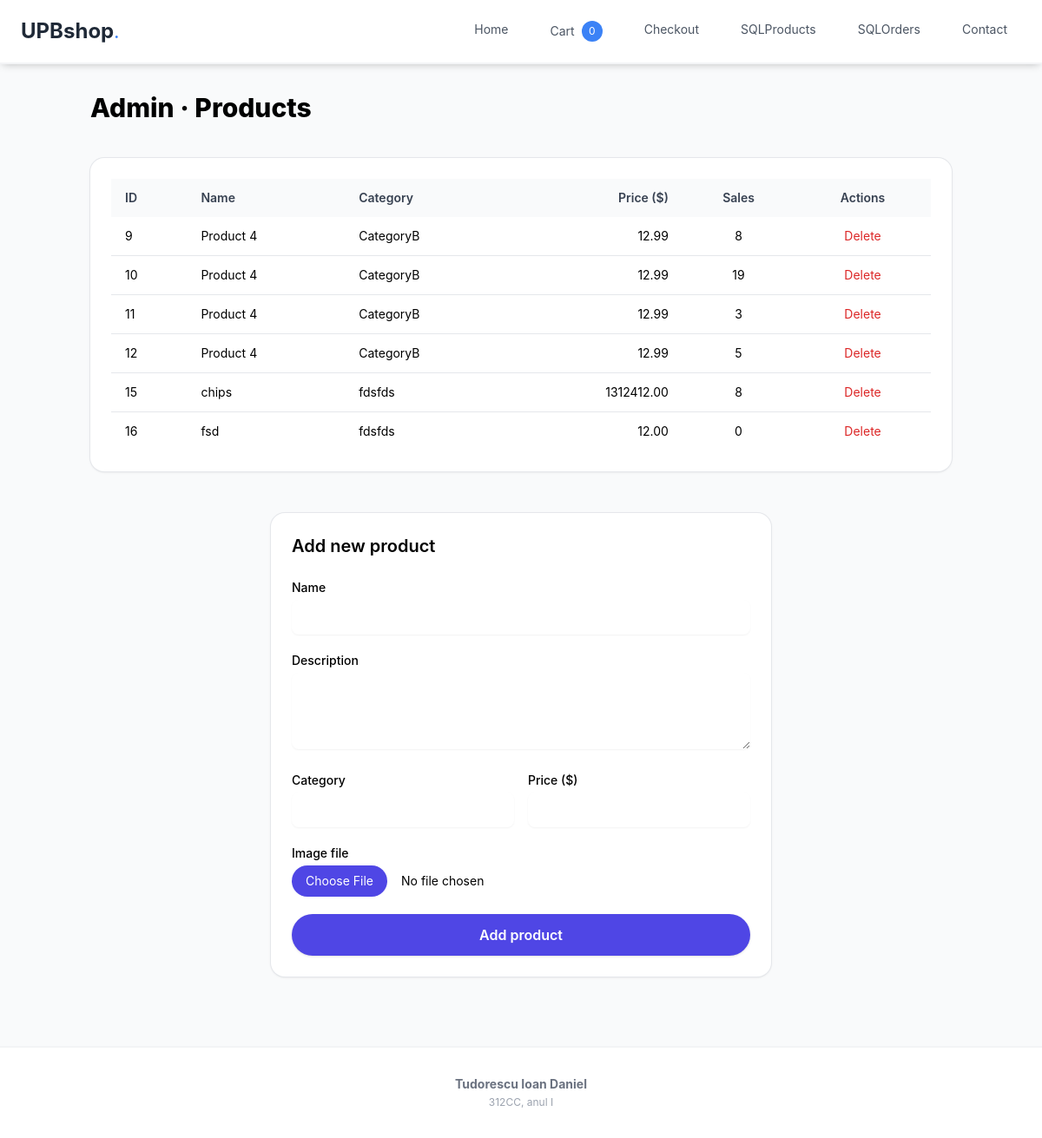
/admin/products, run on the app's committed database.
### index.py (models this page shows)
class Product(db.Model):
    id          = db.Column(db.Integer, primary_key=True)
    name        = db.Column(db.String(80))
    description = db.Column(db.Text)
    price       = db.Column(db.Float)
    category    = db.Column(db.String(40))
    image       = db.Column(db.String(120))
    author      = db.Column(db.String(60))
    sales       = db.Column(db.Integer, default=0)

### index.py (the view)
@app.route("/admin/products")
def admin_products():
    return render_template("admin_products.html", products=Product.query.all())

### index.py (called while the page is built)
@app.context_processor
def inject_cart_count():
    return {"cart_count": sum(session.get("cart", {}).values())}

### templates/admin_products.html (shortened to what this page needs)
{% extends "base.html" %}
{% block content %}
<h1 class="text-3xl font-extrabold mb-10 text-center lg:text-left">Admin · Products</h1>
<div class="mb-12 rounded-2xl bg-white shadow ring-1 ring-gray-200 p-6 overflow-x-auto">
  <table class="min-w-full text-sm">
    <thead>
      <tr class="bg-gray-50 text-gray-700">
        <th class="px-4 py-3 text-left font-semibold">ID</th>
        <th class="px-4 py-3 text-left font-semibold">Name</th>
        <th class="px-4 py-3 text-left font-semibold">Category</th>
        <th class="px-4 py-3 text-right font-semibold">Price ($)</th>
        <th class="px-4 py-3 text-center font-semibold">Sales</th>
        <th class="px-4 py-3 text-center font-semibold">Actions</th>
      </tr>
    </thead>
    <tbody>
      {% for p in products %}
      <tr class="border-b last:border-0">
        <td class="px-4 py-3">{{ p.id }}</td>
        <td class="px-4 py-3">{{ p.name }}</td>
        <td class="px-4 py-3">{{ p.category }}</td>
        <td class="px-4 py-3 text-right">{{ '%.2f'|format(p.price) }}</td>
        <td class="px-4 py-3 text-center">{{ p.sales }}</td>
        <td class="px-4 py-3 text-center">
          <a href="{{ url_for('delete_product', pid=p.id) }}"
             class="text-red-600 hover:underline">Delete</a>
        </td>
      </tr>
      {% endfor %}
    </tbody>
  </table>
</div>
<div class="rounded-2xl bg-white shadow ring-1 ring-gray-200 p-6 max-w-xl mx-auto">
  <h2 class="text-xl font-semibold mb-6">Add new product</h2>
  <form action="{{ url_for('add_product') }}" enctype="multipart/form-data" method="post" class="space-y-5">
    <div>
      <label class="block text-sm font-medium mb-1">Name</label>
      <input name="name" required
             class="w-full rounded-lg border-gray-300 px-3 py-2 shadow-sm
                    focus:border-indigo-500 focus:ring-indigo-500">
    </div>
    <div>
      <label class="block text-sm font-medium mb-1">Description</label>
      <textarea name="description" rows="3" required
                class="w-full rounded-lg border-gray-300 px-3 py-2 shadow-sm
                       focus:border-indigo-500 focus:ring-indigo-500"></textarea>
    </div>
    <div class="grid grid-cols-2 gap-4">
      <div>
        <label class="block text-sm font-medium mb-1">Category</label>
        <input name="category" required
               class="w-full rounded-lg border-gray-300 px-3 py-2 shadow-sm
                      focus:border-indigo-500 focus:ring-indigo-500">
      </div>
      <div>
        <label class="block text-sm font-medium mb-1">Price ($)</label>
        <input type="number" step="0.01" min="0" name="price" required
               class="w-full rounded-lg border-gray-300 px-3 py-2 shadow-sm
                      focus:border-indigo-500 focus:ring-indigo-500">
      </div>
    </div>
    <div>
    <label class="block text-sm font-medium mb-1">Image file</label>
    <input type="file" name="image_file" accept="image/*" required
           class="block w-full text-sm file:mr-4 file:rounded-full
                  file:border-0 file:bg-indigo-600 file:py-2
                  file:px-4 file:text-white hover:file:bg-indigo-700"/>
  </div>
    <button class="w-full rounded-full bg-indigo-600 px-6 py-3 font-semibold
                   text-white shadow hover:bg-indigo-700 transition">
      Add product
    </button>
  </form>
</div>
{% endblock %}

### templates/base.html (shortened to what this page needs)
<!DOCTYPE html>
<html lang="en">
<head>
  <script src="https://cdn.tailwindcss.com"></script>
</head>
<body class="min-h-screen flex flex-col bg-gray-50">
  <nav x-data="{open:false}" class="bg-white border-b-2 border-gray-100 shadow-nav px-4 sm:px-6 py-4 flex items-center justify-between
         sticky top-0 z-50 transition-all duration-300">
    <a href="/" class="text-2xl font-bold text-gray-800 hover:text-gray-700">
      UPBshop<span class="text-blue-500 text-lg">.</span>
    </a>
    <div :class="open ? 'block' : 'hidden'"
      class="w-full md:flex md:items-center md:w-auto transition-all origin-top md:block">
      <div class="pt-4 md:pt-0 md:flex md:space-x-4 text-sm">
        <a href="/"
          class="block px-4 py-2 text-gray-600 {{ 'font-semibold text-blue-500' if active_page=='home' else 'hover:text-gray-800' }}">
          Home
        </a>
        <a href="{{ url_for('view_cart') }}"
          class="flex items-center px-4 py-2 text-gray-600 {{ 'font-semibold text-blue-500' if active_page=='cart' else 'hover:text-gray-800' }}">
          Cart
          <span class="ml-2 bg-blue-500 text-white w-6 h-6 rounded-full flex items-center justify-center text-xs">
            <span id="cart-count">{{ cart_count }}</span>
          </span>
        </a>
        <a href="{{ url_for('checkout') }}"
          class="block px-4 py-2 text-gray-600 {{ 'font-semibold text-blue-500' if active_page=='checkout' else 'hover:text-gray-800' }}">
          Checkout
        </a>
        <a href="{{ url_for('admin_products') }}"
          class="block px-4 py-2 text-gray-600 {{ 'font-semibold text-blue-500' if active_page=='admin_products' else 'hover:text-gray-800' }}">
          SQLProducts
        </a>
        <a href="{{ url_for('admin_orders') }}"
          class="block px-4 py-2 text-gray-600 {{ 'font-semibold text-blue-500' if active_page=='admin_orders' else 'hover:text-gray-800' }}">
          SQLOrders
        </a>
        <a href="{{ url_for('contact') }}"
          class="block px-4 py-2 text-gray-600 {{ 'font-semibold text-blue-500' if active_page=='contact' else 'hover:text-gray-800' }}">
          Contact
        </a>
      </div>
    </div>
  </nav>
  <main class="flex-grow container mx-auto px-4 py-8">
    {% block content %}{% endblock %}
  </main>
  <footer class="bg-white border-t-2 border-gray-100 mt-12">
    <div class="container mx-auto px-6 py-8">
      <div class="text-center">
        <p class="text-gray-500 text-sm">
          <strong>Tudorescu Ioan Daniel</strong><br>
          <span class="text-xs text-gray-400">312CC, anul I</span>
        </p>
      </div>
    </div>
  </footer>
</body>
</html>

### data on the page
Product: id "9", name "Product 4", category "CategoryB", price "12.99", sales "8"
Product: id "10", name "Product 4", category "CategoryB", price "12.99", sales "19"
Product: id "11", name "Product 4", category "CategoryB", price "12.99", sales "3"
Product: id "12", name "Product 4", category "CategoryB", price "12.99", sales "5"
Product: id "15", name "chips", category "fdsfds", price "1312412.00", sales "8"
Product: id "16", name "fsd", category "fdsfds", price "12.00", sales "0"

### other printed values
{{ cart_count }} "0"
